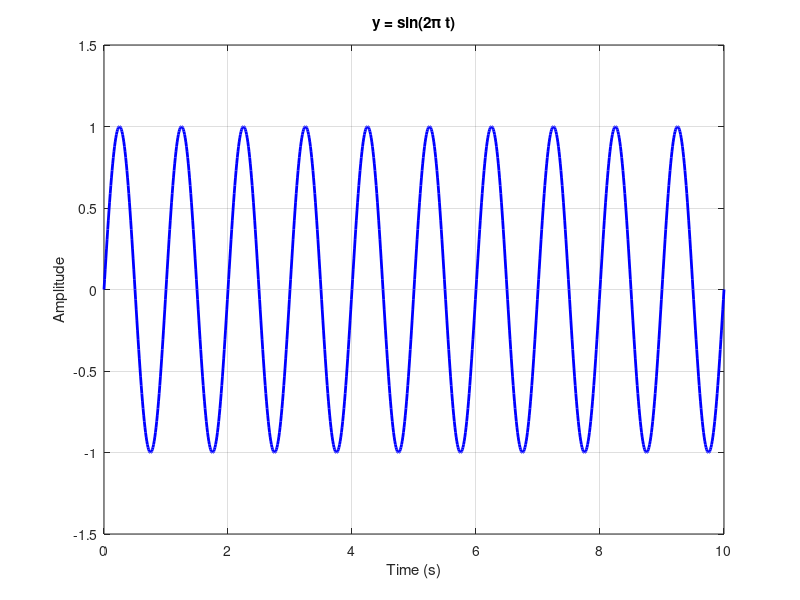

Source code (MATLAB):
 %% 正弦曲线测试
 % 打开 MATLAB，运行这个文件
 % 如果能看到一条正弦曲线从 0 画到 10 秒，说明你的 MATLAB 环境没问题
 
 t = 0:0.01:10;
 y = sin(2*pi*t);
 
 figure;
 plot(t, y, 'b-', 'LineWidth', 2);
 grid on;
 xlabel('Time (s)');
 ylabel('Amplitude');
 title('y = sin(2\pi t)');
 ylim([-1.5, 1.5]);
 
 disp('如果看到这条消息，说明脚本跑通了');
